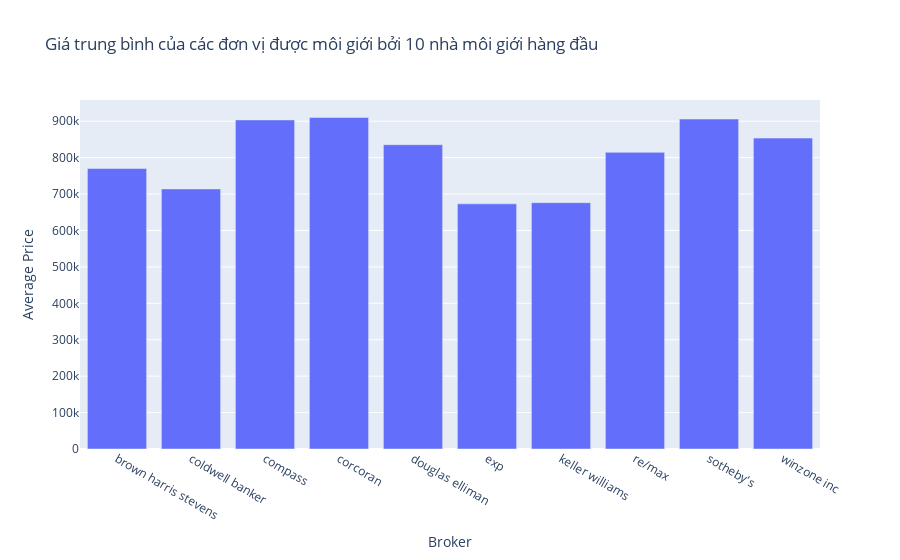
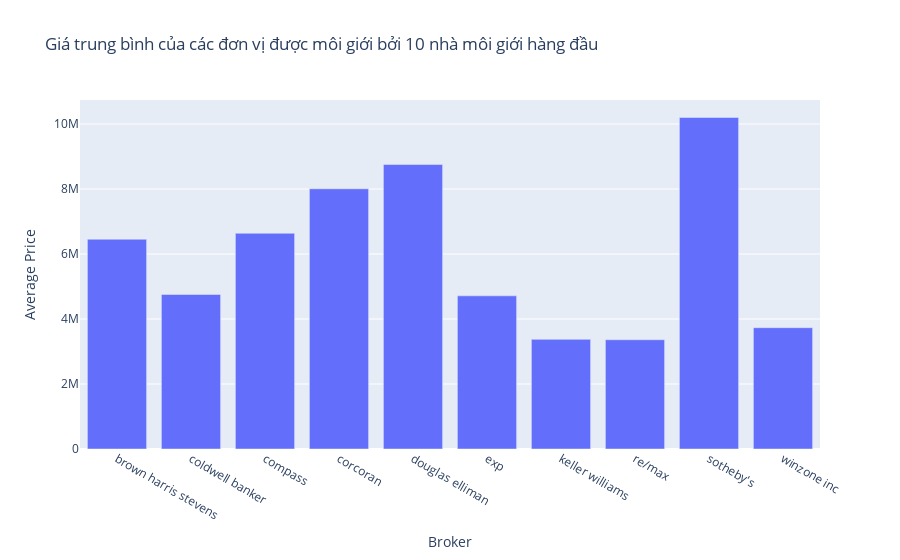

Notebook cell for these charts, in order:
### Markdown cell above
## 🎯 Khuyến nghị Chiến lược

### 🔹 Đối với Người mua/Bán
- **Luxury**: Nên chọn các broker có **chuyên môn sâu và uy tín lâu năm** như Corcoran, Douglas Elliman, Brown Harris Stevens. Họ sở hữu **network khách hàng cao cấp**, khả năng marketing tinh tế và kinh nghiệm xử lý giao dịch phức tạp.  
- **Standard**: Compass, RE/MAX và Keller Williams là lựa chọn phù hợp nhờ **độ phủ rộng**, số lượng listing lớn và quy trình bán hàng tối ưu, giúp giao dịch nhanh hơn và giá hợp lý.

### 🔹 Đối với Broker muốn phát triển
- **Standard**: Cần ưu tiên **scale và công nghệ**. Mô hình franchise (như RE/MAX) hoặc hệ thống agent rộng (như Keller Williams) vẫn hiệu quả, nhưng phải đầu tư mạnh vào nền tảng dữ liệu và marketing số để giữ thị phần.  
- **Luxury**: Thành công phụ thuộc vào **thương hiệu và sự khác biệt cá nhân**. Các broker nên tập trung xây dựng hình ảnh uy tín, tuyển dụng **celebrity agents**, và khai thác các **thị trường ngách** (ví dụ: new developments, penthouse, waterfront).

### 🔹 Đối với Nhà đầu tư
- **Compass** là case study đáng chú ý: vừa thống trị Standard vừa vươn mạnh ở Luxury → chứng minh hiệu quả của mô hình **data-driven + công nghệ + thương hiệu mạnh**.  
- Broker truyền thống như RE/MAX, Keller Williams gặp khó ở Luxury → gợi ý rằng **thương hiệu đại chúng không dễ chuyển sang thị trường cao cấp** nếu không tái định vị và đầu tư hình ảnh.

---

## ✅ Kết luận
Thị trường BĐS NYC có sự **phân tầng rõ rệt giữa Standard và Luxury**:  
- **Standard** thiên về quy mô, volume, và mạng lưới phân phối rộng.  
- **Luxury** thiên về thương hiệu, uy tín cá nhân và tính chuyên biệt.  

👉 Thành công ở phân khúc này **không đảm bảo** thành công ở phân khúc kia.  
Chỉ những broker như Compass, biết cách **kết hợp công nghệ, thương hiệu và chiến lược phù hợp từng phân khúc**, mới có thể chiếm ưu thế toàn diện.

### Code cell
top_10_brokers_list = top_brokers['BROKERTITLE'].tolist()
average_price_top_brokers = df_normal[df_normal['BROKERTITLE'].isin(top_10_brokers_list)].groupby('BROKERTITLE')['PRICE'].mean().reset_index()

fig = px.bar(average_price_top_brokers, x='BROKERTITLE', y='PRICE',
             title="Giá trung bình của các đơn vị được môi giới bởi 10 nhà môi giới hàng đầu    ",
             labels={'PRICE': 'Average Price', 'BROKERTITLE': 'Broker'})
fig.show()
top_10_brokers_list = top_brokers['BROKERTITLE'].tolist()
average_price_top_brokers = df_luxury[df_luxury['BROKERTITLE'].isin(top_10_brokers_list)].groupby('BROKERTITLE')['PRICE'].mean().reset_index()

fig = px.bar(average_price_top_brokers, x='BROKERTITLE', y='PRICE',
             title="Giá trung bình của các đơn vị được môi giới bởi 10 nhà môi giới hàng đầu    ",
             labels={'PRICE': 'Average Price', 'BROKERTITLE': 'Broker'})
fig.show()

### Figure 1 — Plotly figure (JSON) as saved in the notebook; plotly's stock layout.template omitted (floating-point values rounded to 4 significant figures)
{"data": [{"hovertemplate": "Broker=%{x}<br>Average Price=%{y}<extra></extra>", "legendgroup": "", "marker": {"color": "#636efa", "pattern": {"shape": ""}}, "name": "", "orientation": "v", "showlegend": false, "textposition": "auto", "type": "bar", "x": ["brown harris stevens", "coldwell banker", "compass", "corcoran", "douglas elliman", "exp", "keller williams", "re/max", "sotheby's", "winzone inc"], "xaxis": "x", "y": [770000.0, 714000.0, 903500.0, 910200.0, 835400.0, 673000.0, 676200.0, 814500.0, 905900.0, 853600.0], "yaxis": "y"}], "layout": {"barmode": "relative", "legend": {"tracegroupgap": 0}, "title": {"text": "Giá trung bình của các đơn vị được môi giới bởi 10 nhà môi giới hàng đầu    "}, "xaxis": {"anchor": "y", "domain": [0, 1], "title": {"text": "Broker"}}, "yaxis": {"anchor": "x", "domain": [0, 1], "title": {"text": "Average Price"}}}}

### Figure 2 — Plotly figure (JSON) as saved in the notebook; plotly's stock layout.template omitted (floating-point values rounded to 4 significant figures)
{"data": [{"hovertemplate": "Broker=%{x}<br>Average Price=%{y}<extra></extra>", "legendgroup": "", "marker": {"color": "#636efa", "pattern": {"shape": ""}}, "name": "", "orientation": "v", "showlegend": false, "textposition": "auto", "type": "bar", "x": ["brown harris stevens", "coldwell banker", "compass", "corcoran", "douglas elliman", "exp", "keller williams", "re/max", "sotheby's", "winzone inc"], "xaxis": "x", "y": [6455000.0, 4756000.0, 6637000.0, 8007000.0, 8753000.0, 4712000.0, 3374000.0, 3362000.0, 10200000.0, 3733000.0], "yaxis": "y"}], "layout": {"barmode": "relative", "legend": {"tracegroupgap": 0}, "title": {"text": "Giá trung bình của các đơn vị được môi giới bởi 10 nhà môi giới hàng đầu    "}, "xaxis": {"anchor": "y", "domain": [0, 1], "title": {"text": "Broker"}}, "yaxis": {"anchor": "x", "domain": [0, 1], "title": {"text": "Average Price"}}}}
